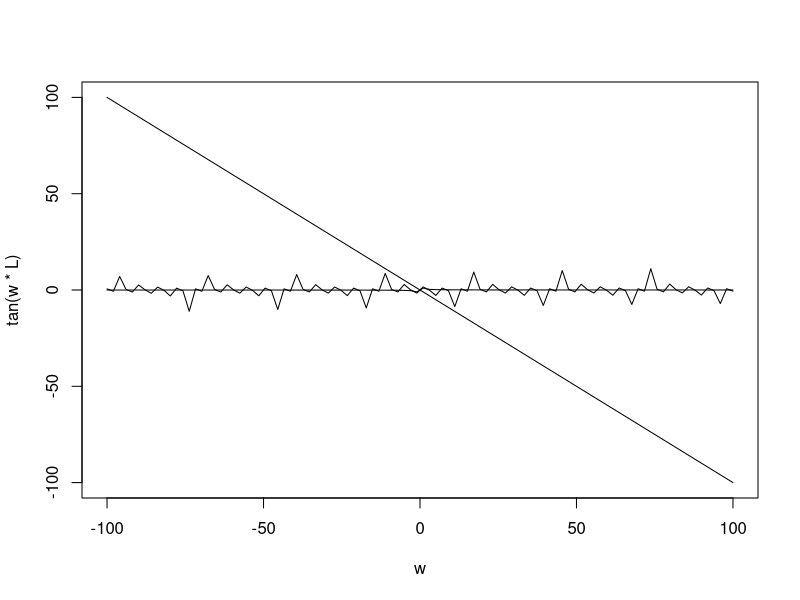

Source code (R):
# Karhunen-Loeve Representation for exponential covariance fn
KL_exp <- function(J=100, L=100, sig2=1, phi=1) {
  w <- 
  lam <- 2*phi / (w[,1]^2 + phi^2) 
}

n <- 100
w <- seq(-n,n,len=n)
phi <- 1
L <- 1
plot(w, tan(w*L),type='l', ylim=c(-n,n))
lines(w, phi/w)
lines(w, -w/phi)
